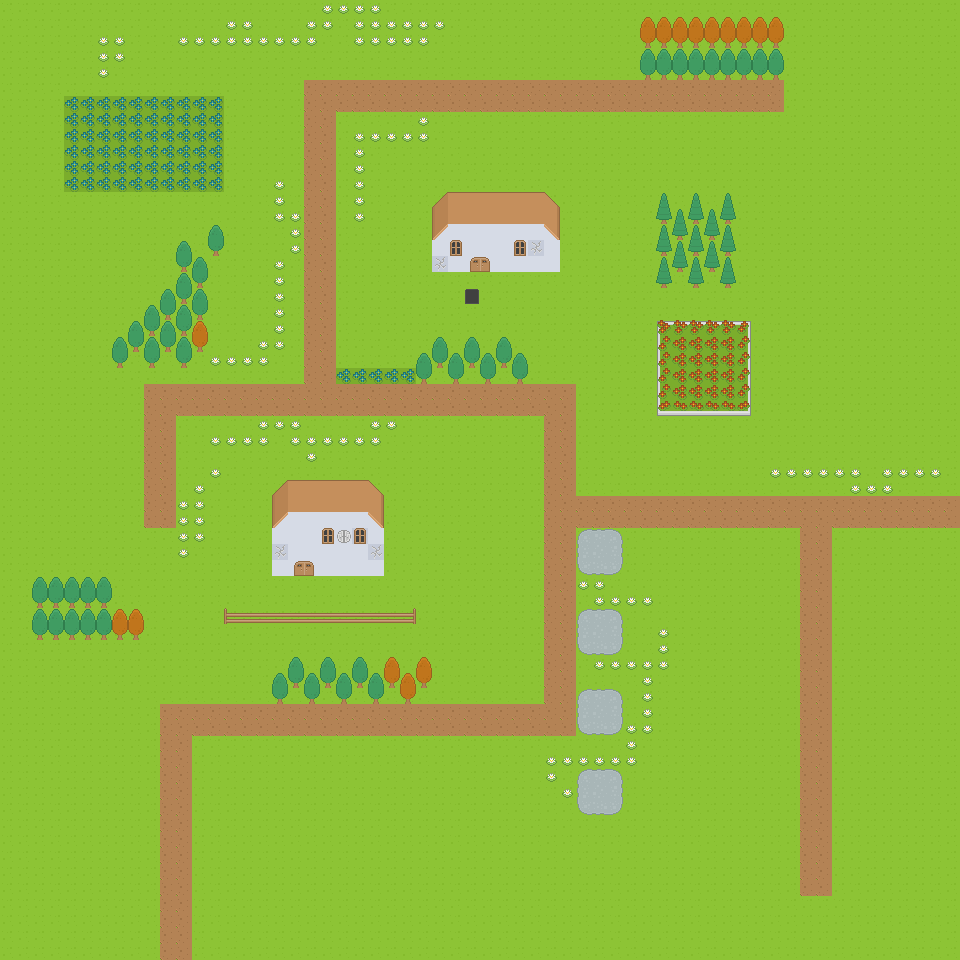

This is a level from a 2D game, rendered from its Tiled map with the project's own tilesets. A one-line summary and the map file follow, with tile-layer data summarised:
An orthogonal 60x60 tile map with 16x16 px tiles, 4 tile layers (Terreno base, Terreno sobre terreno, Objetos, Techos y ventanas) and 34 objects (mapacasa, mapacueva, true;Aquí tienes una llave;Ya no tengo n, false;Hace un día espléndido, ¿verdad?, v, ...).

<map version="1.0" tiledversion="1.0.3" orientation="orthogonal" renderorder="right-down" width="60" height="60" tilewidth="16" tileheight="16" nextobjectid="45">
 <tileset firstgid="1" name="tiles16" tilewidth="16" tileheight="16" spacing="1" tilecount="1767" columns="57">
  <image source="tiles16.png" width="968" height="526" />
 </tileset>
 <layer name="Terreno base" width="60" height="60">
  <data>[3600 cells, 3600 non-empty, 1 distinct tile ids]</data>
 </layer>
 <objectgroup name="cajasaturdimiento">
  <object id="25" x="459" y="766" width="28" height="26" />
  <object id="26" x="458" y="518" width="27" height="26" />
 </objectgroup>
 <layer name="Terreno sobre terreno" width="60" height="60">
  <data>[3600 cells, 784 non-empty, 28 distinct tile ids]</data>
 </layer>
 <layer name="Objetos" width="60" height="60">
  <data>[3600 cells, 79 non-empty, 6 distinct tile ids]</data>
 </layer>
 <layer name="Techos y ventanas" width="60" height="60">
  <data>[3600 cells, 43 non-empty, 12 distinct tile ids]</data>
 </layer>
 <objectgroup name="Limites">
  <object id="1" x="432" y="658.667">
   <polyline points="0,0 2,34 -158.667,31.3333 -159.333,16 -143.333,-3.33333 0,-1.33333" />
  </object>
  <object id="3" x="416" y="608">
   <polyline points="-0.75,5.25 -1.33333,15.3333 -191.917,15.4167 -191.667,5.16667 -2.75,3.66667" />
  </object>
  <object id="4" x="274" y="574.667">
   <polyline points="-2,-14.3333 109.667,-16.3333 110,-47.3333 110.667,-80.6667 94.6667,-96 12,-94 -1,-78.6667 -2,-17.6667" />
  </object>
  <object id="5" x="112" y="576">
   <polyline points="0,0 0.666667,30 34,29.3333 31.3333,50.6666 -79.3333,49.3333 -80,-2 1.33333,-0.666667" />
  </object>
  <object id="6" x="128.667" y="367.333">
   <polyline points="0.666667,-13.3333 78,-12 78.6666,-124.666 94,-125.333 94,-146 77.3333,-146 78.6666,-125.334 66,-114.667 59.3333,-128 46.6667,-125.333 48,-80.6667 30.6667,-79.3333 -16.6667,-27.3333 -13.3333,-11.3333 -3.33333e-7,-12" />
  </object>
  <object id="7" x="417.333" y="381.333">
   <polyline points="0.666667,-11.3333 112.667,-12 109.333,-27.3333 90,-46 16.6667,-44.6667 -1.33333,-24.6667 -3.33333e-7,-12" />
  </object>
  <object id="8" x="431.99" y="269.52">
   <polyline points="0.333333,-11.1667 128.771,-11.8967 128.687,-34.2733 129.343,-63.3733 112.93,-80.1867 15.101,-78.8933 1.9697,-65.96 0.760101,-13.6033" />
  </object>
  <object id="9" x="655.667" y="191.309">
   <polyline points="3.66667,3.33333 2.91667,81.3577 79.9331,82.3377 79,2.33333 4.32514,1.69111" />
  </object>
  <object id="10" x="638" y="17.3333">
   <polyline points="0,0 1.33333,43.3333 148,44 145.333,-2 1.33333,-0.666667" />
  </object>
  <object id="11" x="655.333" y="320.667">
   <polyline points="2,3.5 1.33333,78 96.6667,79.3333 95.3333,-0.666667 2.25,1.58333" />
  </object>
 </objectgroup>
 <objectgroup name="entradascasas">
  <object id="36" name="mapacasa" x="298.667" y="565.333">
   <polyline points="0,0 13.3333,-1.33333" />
  </object>
 </objectgroup>
 <objectgroup name="entradascuevas">
  <object id="37" name="mapacueva" x="461.333" y="299.333">
   <polyline points="0,0 22.6667,-5.33333" />
  </object>
 </objectgroup>
 <objectgroup name="personas">
  <object id="41" name="true;Aquí tienes una llave;Ya no tengo nada más que darte" x="280" y="90.6667" />
  <object id="42" name="false;Hace un día espléndido, ¿verdad?" x="345.333" y="825.333" />
 </objectgroup>
 <objectgroup name="bloques_destruibles">
  <object id="30" x="558.667" y="366.667" width="16" height="16" />
  <object id="31" x="584" y="367.333" width="16" height="16" />
  <object id="39" x="295.667" y="351.667" width="16" height="16" />
  <object id="40" x="321.667" y="352.333" width="19.3333" height="16" />
  <object id="41" x="154.334" y="702.333" width="16" height="16" />
  <object id="42" x="179" y="703.666" width="16" height="16" />
 </objectgroup>
 <objectgroup name="llaves">
  <object id="12" x="485" y="160" width="20" height="20" />
  <object id="15" x="709" y="568" width="20" height="20" />
  <object id="16" x="270" y="751" width="20" height="20" />
  <object id="17" x="96" y="267" width="20" height="20" />
 </objectgroup>
 <objectgroup name="zombies">
  <object id="28" name="v" x="671" y="758" />
  <object id="29" name="h" x="26" y="515" />
 </objectgroup>
 <objectgroup name="cajasturbo">
  <object id="23" x="47" y="806" width="27" height="26" />
 </objectgroup>
 <objectgroup name="cajasvida">
  <object id="18" x="495.333" y="446.667" width="17.6667" height="18.6667" />
  <object id="19" x="238.5" y="782" width="17.6667" height="18.6667" />
  <object id="20" x="226.5" y="286" width="17.6667" height="18.6667" />
  <object id="21" x="60.5" y="448" width="17.6667" height="18.6667" />
  <object id="22" x="637.833" y="297.333" width="17.6667" height="18.6667" />
 </objectgroup>
</map>
